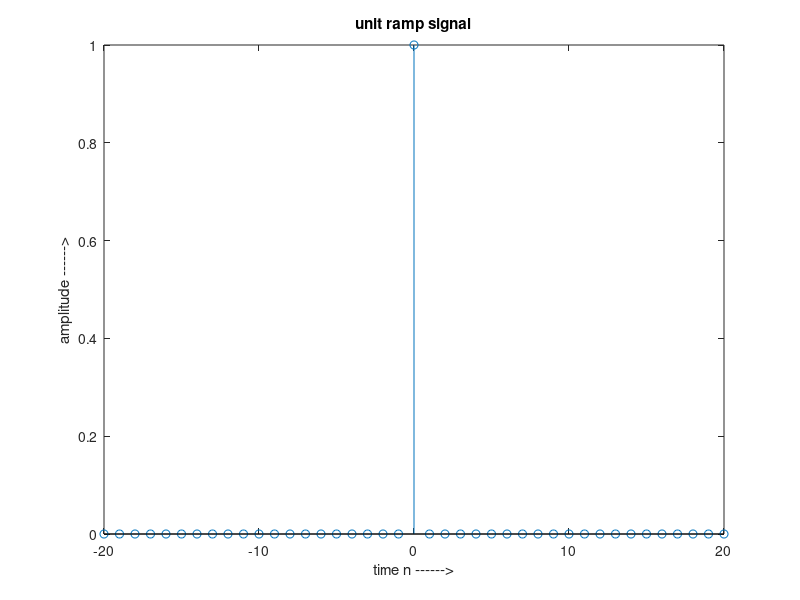

This figure's MATLAB source:
clc;
n=-20:20;
L=length(n);                        % X = zeros(n) returns an n-by-n matrix of zeros.
for i=1:L
    if n(i)==0
        x(i)=1;
    else
        x(i)=0;
    end;
end;
stem(n,x);
xlabel('time n ------>');
ylabel('amplitude ------>');
title('unit ramp signal');